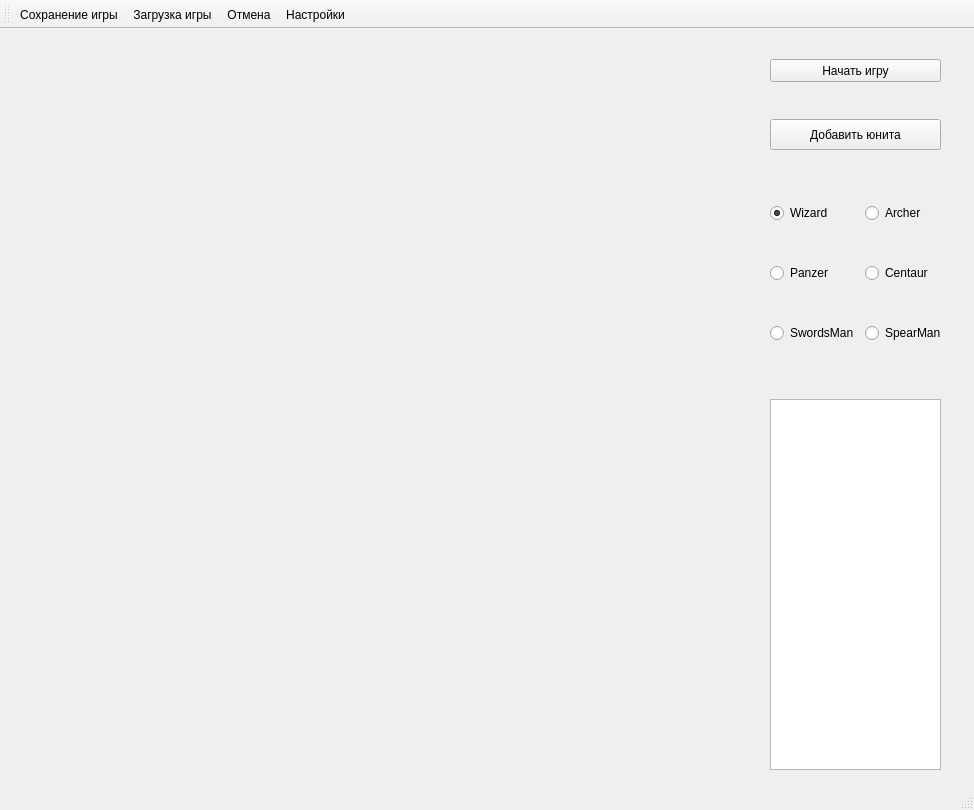
<?xml version="1.0" encoding="UTF-8"?>
<ui version="4.0">
 <class>MainWindow</class>
 <widget class="QMainWindow" name="MainWindow">
  <property name="geometry">
   <rect>
    <x>0</x>
    <y>0</y>
    <width>974</width>
    <height>810</height>
   </rect>
  </property>
  <property name="windowTitle">
   <string>7 labs in 48 hours</string>
  </property>
  <widget class="QWidget" name="centralwidget">
   <widget class="QPushButton" name="create_field">
    <property name="geometry">
     <rect>
      <x>770</x>
      <y>30</y>
      <width>171</width>
      <height>23</height>
     </rect>
    </property>
    <property name="text">
     <string>Начать игру</string>
    </property>
   </widget>
   <widget class="QPushButton" name="add_unit">
    <property name="geometry">
     <rect>
      <x>770</x>
      <y>90</y>
      <width>171</width>
      <height>31</height>
     </rect>
    </property>
    <property name="text">
     <string>Добавить юнита</string>
    </property>
   </widget>
   <widget class="QWidget" name="horizontalLayoutWidget_2">
    <property name="geometry">
     <rect>
      <x>770</x>
      <y>140</y>
      <width>176</width>
      <height>211</height>
     </rect>
    </property>
    <layout class="QHBoxLayout" name="horizontalLayout_2">
     <item>
      <layout class="QVBoxLayout" name="verticalLayout_2">
       <item>
        <widget class="QRadioButton" name="wizard">
         <property name="text">
          <string>Wizard</string>
         </property>
         <property name="checked">
          <bool>true</bool>
         </property>
        </widget>
       </item>
       <item>
        <widget class="QRadioButton" name="panzer">
         <property name="text">
          <string>Panzer</string>
         </property>
        </widget>
       </item>
       <item>
        <widget class="QRadioButton" name="swordsman">
         <property name="text">
          <string>SwordsMan</string>
         </property>
        </widget>
       </item>
      </layout>
     </item>
     <item>
      <layout class="QVBoxLayout" name="verticalLayout">
       <item>
        <widget class="QRadioButton" name="archer">
         <property name="text">
          <string>Archer</string>
         </property>
        </widget>
       </item>
       <item>
        <widget class="QRadioButton" name="centaur">
         <property name="text">
          <string>Centaur</string>
         </property>
        </widget>
       </item>
       <item>
        <widget class="QRadioButton" name="spearman">
         <property name="text">
          <string>SpearMan</string>
         </property>
        </widget>
       </item>
      </layout>
     </item>
    </layout>
   </widget>
   <widget class="QWidget" name="gridLayoutWidget">
    <property name="geometry">
     <rect>
      <x>10</x>
      <y>10</y>
      <width>731</width>
      <height>731</height>
     </rect>
    </property>
    <layout class="QGridLayout" name="gameField"/>
   </widget>
   <widget class="QTextBrowser" name="charsObject">
    <property name="geometry">
     <rect>
      <x>770</x>
      <y>370</y>
      <width>171</width>
      <height>371</height>
     </rect>
    </property>
    <property name="html">
     <string>&lt;!DOCTYPE HTML PUBLIC &quot;-//W3C//DTD HTML 4.0//EN&quot; &quot;http://www.w3.org/TR/REC-html40/strict.dtd&quot;&gt;
&lt;html&gt;&lt;head&gt;&lt;meta name=&quot;qrichtext&quot; content=&quot;1&quot; /&gt;&lt;style type=&quot;text/css&quot;&gt;
p, li { white-space: pre-wrap; }
&lt;/style&gt;&lt;/head&gt;&lt;body style=&quot; font-family:'MS Shell Dlg 2'; font-size:8.25pt; font-weight:400; font-style:normal;&quot;&gt;
&lt;p style=&quot;-qt-paragraph-type:empty; margin-top:0px; margin-bottom:0px; margin-left:0px; margin-right:0px; -qt-block-indent:0; text-indent:0px; font-family:'MS Shell Dlg 2';&quot;&gt;&lt;br /&gt;&lt;/p&gt;&lt;/body&gt;&lt;/html&gt;</string>
    </property>
   </widget>
  </widget>
  <widget class="QMenuBar" name="menubar">
   <property name="geometry">
    <rect>
     <x>0</x>
     <y>0</y>
     <width>974</width>
     <height>20</height>
    </rect>
   </property>
  </widget>
  <widget class="QStatusBar" name="statusbar"/>
  <widget class="QToolBar" name="toolBar">
   <property name="windowTitle">
    <string>toolBar</string>
   </property>
   <attribute name="toolBarArea">
    <enum>TopToolBarArea</enum>
   </attribute>
   <attribute name="toolBarBreak">
    <bool>false</bool>
   </attribute>
   <addaction name="actionSave"/>
   <addaction name="actionLoad"/>
   <addaction name="undoAction"/>
   <addaction name="actionSettings"/>
  </widget>
  <action name="actionSettings">
   <property name="text">
    <string>Настройки</string>
   </property>
   <property name="toolTip">
    <string>Settings</string>
   </property>
  </action>
  <action name="undoAction">
   <property name="text">
    <string>Отмена</string>
   </property>
   <property name="toolTip">
    <string>Отмена последнего действия</string>
   </property>
  </action>
  <action name="actionSave">
   <property name="text">
    <string>Сохранение игры</string>
   </property>
  </action>
  <action name="actionLoad">
   <property name="text">
    <string>Загрузка игры</string>
   </property>
  </action>
 </widget>
 <resources/>
 <connections/>
</ui>
